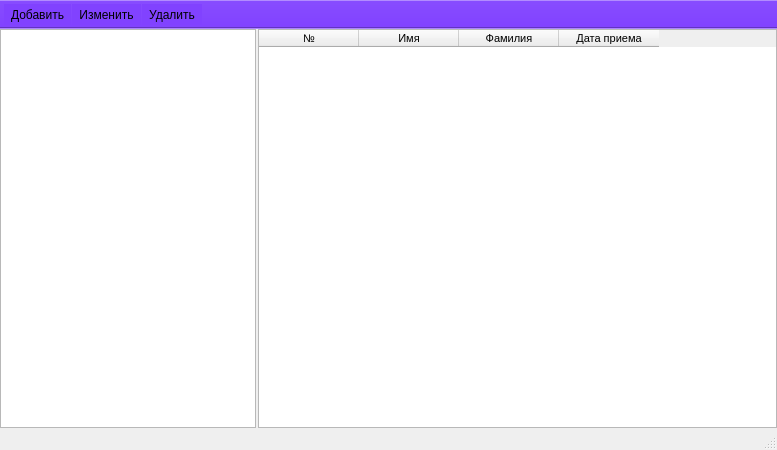
<?xml version="1.0" encoding="UTF-8"?>
<ui version="4.0">
 <class>MainWindow</class>
 <widget class="QMainWindow" name="MainWindow">
  <property name="geometry">
   <rect>
    <x>0</x>
    <y>0</y>
    <width>777</width>
    <height>450</height>
   </rect>
  </property>
  <property name="windowTitle">
   <string>Список работников</string>
  </property>
  <widget class="QWidget" name="centralwidget">
   <layout class="QGridLayout" name="gridLayout" columnstretch="0,1">
    <property name="leftMargin">
     <number>0</number>
    </property>
    <property name="topMargin">
     <number>0</number>
    </property>
    <property name="rightMargin">
     <number>0</number>
    </property>
    <property name="bottomMargin">
     <number>0</number>
    </property>
    <property name="spacing">
     <number>2</number>
    </property>
    <item row="0" column="0">
     <widget class="QListWidget" name="lw_position">
      <property name="font">
       <font>
        <family>Tahoma</family>
        <pointsize>8</pointsize>
       </font>
      </property>
      <property name="editTriggers">
       <set>QAbstractItemView::NoEditTriggers</set>
      </property>
     </widget>
    </item>
    <item row="0" column="1">
     <widget class="QTableWidget" name="tw_workers">
      <property name="font">
       <font>
        <family>Tahoma</family>
        <pointsize>8</pointsize>
       </font>
      </property>
      <property name="editTriggers">
       <set>QAbstractItemView::NoEditTriggers</set>
      </property>
      <property name="selectionBehavior">
       <enum>QAbstractItemView::SelectRows</enum>
      </property>
      <attribute name="verticalHeaderVisible">
       <bool>false</bool>
      </attribute>
      <attribute name="verticalHeaderDefaultSectionSize">
       <number>20</number>
      </attribute>
      <attribute name="verticalHeaderMinimumSectionSize">
       <number>18</number>
      </attribute>
      <column>
       <property name="text">
        <string>№</string>
       </property>
      </column>
      <column>
       <property name="text">
        <string>Имя</string>
       </property>
      </column>
      <column>
       <property name="text">
        <string>Фамилия</string>
       </property>
      </column>
      <column>
       <property name="text">
        <string>Дата приема</string>
       </property>
      </column>
     </widget>
    </item>
   </layout>
  </widget>
  <widget class="QStatusBar" name="statusbar"/>
  <widget class="QToolBar" name="toolBar">
   <property name="windowTitle">
    <string>toolBar</string>
   </property>
   <property name="styleSheet">
    <string notr="true">background-color: rgb(129, 66, 255);</string>
   </property>
   <property name="movable">
    <bool>false</bool>
   </property>
   <attribute name="toolBarArea">
    <enum>TopToolBarArea</enum>
   </attribute>
   <attribute name="toolBarBreak">
    <bool>false</bool>
   </attribute>
   <addaction name="pb_add"/>
   <addaction name="pb_change"/>
   <addaction name="pb_dell"/>
  </widget>
  <action name="pb_add">
   <property name="text">
    <string>Добавить</string>
   </property>
  </action>
  <action name="pb_change">
   <property name="text">
    <string>Изменить</string>
   </property>
  </action>
  <action name="pb_dell">
   <property name="text">
    <string>Удалить</string>
   </property>
  </action>
 </widget>
 <resources/>
 <connections>
  <connection>
   <sender>pb_add</sender>
   <signal>triggered()</signal>
   <receiver>MainWindow</receiver>
   <slot>add()</slot>
   <hints>
    <hint type="sourcelabel">
     <x>-1</x>
     <y>-1</y>
    </hint>
    <hint type="destinationlabel">
     <x>388</x>
     <y>174</y>
    </hint>
   </hints>
  </connection>
  <connection>
   <sender>tw_workers</sender>
   <signal>cellDoubleClicked(int,int)</signal>
   <receiver>MainWindow</receiver>
   <slot>double_click()</slot>
   <hints>
    <hint type="sourcelabel">
     <x>517</x>
     <y>177</y>
    </hint>
    <hint type="destinationlabel">
     <x>388</x>
     <y>174</y>
    </hint>
   </hints>
  </connection>
  <connection>
   <sender>lw_position</sender>
   <signal>currentTextChanged(QString)</signal>
   <receiver>MainWindow</receiver>
   <slot>sorting()</slot>
   <hints>
    <hint type="sourcelabel">
     <x>82</x>
     <y>151</y>
    </hint>
    <hint type="destinationlabel">
     <x>0</x>
     <y>120</y>
    </hint>
   </hints>
  </connection>
  <connection>
   <sender>pb_change</sender>
   <signal>triggered()</signal>
   <receiver>MainWindow</receiver>
   <slot>change()</slot>
   <hints>
    <hint type="sourcelabel">
     <x>-1</x>
     <y>-1</y>
    </hint>
    <hint type="destinationlabel">
     <x>388</x>
     <y>224</y>
    </hint>
   </hints>
  </connection>
  <connection>
   <sender>pb_dell</sender>
   <signal>triggered()</signal>
   <receiver>MainWindow</receiver>
   <slot>delete()</slot>
   <hints>
    <hint type="sourcelabel">
     <x>-1</x>
     <y>-1</y>
    </hint>
    <hint type="destinationlabel">
     <x>388</x>
     <y>224</y>
    </hint>
   </hints>
  </connection>
 </connections>
 <slots>
  <slot>add()</slot>
  <slot>double_click()</slot>
  <slot>sorting()</slot>
  <slot>change()</slot>
  <slot>delete()</slot>
 </slots>
</ui>
